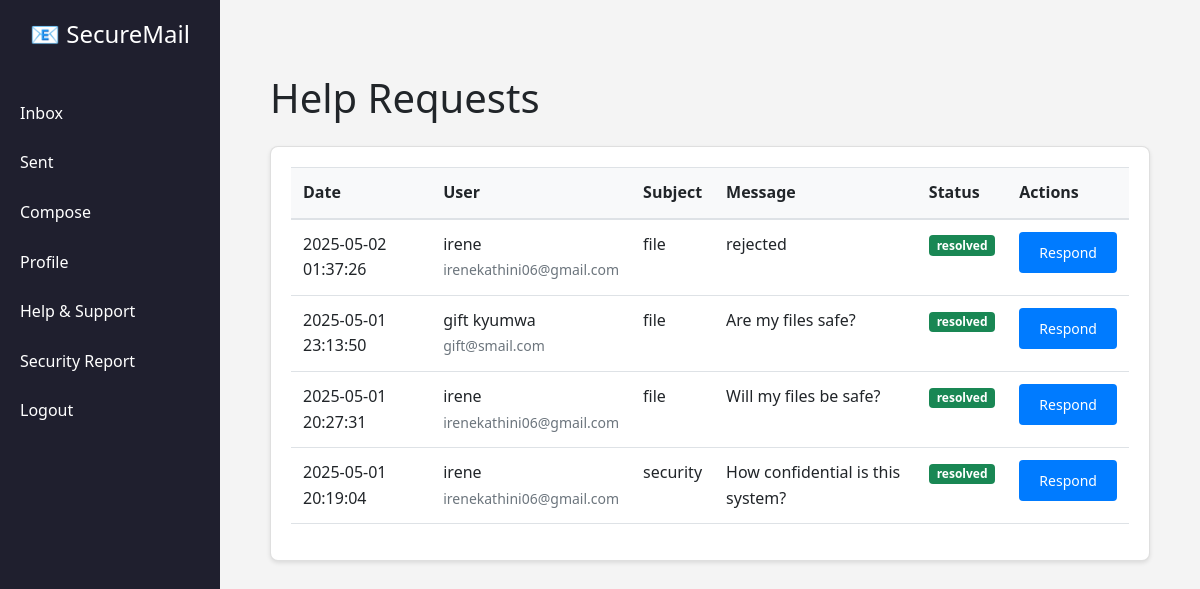
The page /admin/help_requests (signed in) on the database its author committed.
### tables this page shows
CREATE TABLE help_requests (
                id INTEGER PRIMARY KEY AUTOINCREMENT,
                user_id INTEGER NOT NULL,
                subject TEXT NOT NULL,
                message TEXT NOT NULL,
                status TEXT DEFAULT 'pending',
                admin_response TEXT,
                created_at DATETIME DEFAULT CURRENT_TIMESTAMP,
                updated_at DATETIME DEFAULT CURRENT_TIMESTAMP,
                FOREIGN KEY (user_id) REFERENCES users(id)
            );

CREATE TABLE users (
                id INTEGER PRIMARY KEY AUTOINCREMENT,
                fullname TEXT NOT NULL,
                email TEXT NOT NULL UNIQUE,
                password TEXT NOT NULL,
                is_admin BOOLEAN DEFAULT FALSE,
                is_approved BOOLEAN DEFAULT FALSE,
                profile_picture TEXT,
                bio TEXT,
                created_at DATETIME DEFAULT CURRENT_TIMESTAMP,
                last_updated DATETIME DEFAULT CURRENT_TIMESTAMP
            );

### app.py (the view)
@app.route('/admin/help_requests')
@admin_required
def admin_help_requests():
    try:
        conn = sqlite3.connect(DB_NAME)
        conn.row_factory = sqlite3.Row
        c = conn.cursor()
        c.execute('''
            SELECT hr.*, u.fullname, u.email
            FROM help_requests hr
            JOIN users u ON hr.user_id = u.id
            ORDER BY hr.created_at DESC
        ''')
        help_requests = c.fetchall()
        conn.close()
        return render_template('admin/help_requests.html', help_requests=help_requests)
    except Exception as e:
        print("Admin help requests error:", str(e))
        return render_template('admin/help_requests.html', help_requests=[])

### app.py (called while the page is built)
@login_manager.user_loader
def load_user(user_id):
    return User.get(int(user_id))

def admin_required(f):
    @wraps(f)
    def decorated_function(*args, **kwargs):
        print(f"Admin required decorator called for {f.__name__}")
        print(f"Current user: {current_user}")
        print(f"Current user is authenticated: {current_user.is_authenticated}")
        if not current_user.is_authenticated:
            print("User not authenticated, redirecting to login")
            return redirect(url_for('login_page'))
        if not getattr(current_user, 'is_admin', False):
            print("User not authorized as admin, redirecting to login")
            return redirect(url_for('login_page'))
        return f(*args, **kwargs)
    return decorated_function

### your_user_model.py (called while the page is built)
    @staticmethod
    def get(user_id):
        conn = sqlite3.connect('users.db')
        cursor = conn.cursor()
        cursor.execute('SELECT id, email, fullname, is_admin FROM users WHERE id = ?', (user_id,))
        user_data = cursor.fetchone()
        conn.close()
        if user_data:
            user = User()
            user.id = user_data[0]
            user.email = user_data[1]
            user.fullname = user_data[2]
            user.is_admin = bool(user_data[3])
            user._authenticated = True
            return user
        return None

### templates/admin/help_requests.html (shortened to what this page needs)
{% extends "base.html" %}
{% block content %}
<div class="container mt-4">
    <h1 class="mb-4">Help Requests</h1>
    <div class="card">
        <div class="card-body">
            {% if help_requests %}
                <div class="table-responsive">
                    <table class="table">
                        <thead>
                            <tr>
                                <th>Date</th>
                                <th>User</th>
                                <th>Subject</th>
                                <th>Message</th>
                                <th>Status</th>
                                <th>Actions</th>
                            </tr>
                        </thead>
                        <tbody>
                            {% for request in help_requests %}
                                <tr>
                                    <td>{{ request.created_at }}</td>
                                    <td>
                                        {{ request.fullname }}<br>
                                        <small class="text-muted">{{ request.email }}</small>
                                    </td>
                                    <td>{{ request.subject }}</td>
                                    <td>{{ request.message }}</td>
                                    <td>
                                        <span class="badge {% if request.status == 'pending' %}bg-warning{% elif request.status == 'resolved' %}bg-success{% else %}bg-info{% endif %}">
                                            {{ request.status }}
                                        </span>
                                    </td>
                                    <td>
                                        <button class="btn btn-sm btn-primary respond-request"
                                                data-id="{{ request.id }}"
                                                data-subject="{{ request.subject }}"
                                                data-message="{{ request.message }}"
                                                data-response="{{ request.admin_response or '' }}"
                                                data-status="{{ request.status }}">
                                            Respond
                                        </button>
                                    </td>
                                </tr>
                            {% endfor %}
                        </tbody>
                    </table>
                </div>
            {% else %}
                <p class="text-muted">No help requests available.</p>
            {% endif %}
        </div>
    </div>
</div>
{% endblock %}

### static/css/style.css (style rules this page uses)
* { box-sizing: border-box; margin: 0; padding: 0; }
body { font-family: 'Segoe UI', sans-serif; line-height: 1.6; background-color: #f4f4f4; min-height: 100vh; }
.container { max-width: 1200px; margin: 0 auto; padding: 20px; }
.btn { display: inline-block; padding: 10px 20px; background-color: #007bff; color: #fff; border: none; border-radius: 4px; cursor: pointer; text-decoration: none; }
.card { background: #fff; border-radius: 8px; box-shadow: 0 2px 4px rgba(0, 0, 0, 0.1); margin-bottom: 20px; }
.card-body { padding: 20px; }
.table { width: 100%; margin-bottom: 1rem; background-color: transparent; }
.table th, .table td { padding: 12px; vertical-align: top; border-top: 1px solid #dee2e6; }
.table thead th { vertical-align: bottom; border-bottom: 2px solid #dee2e6; background-color: #f8f9fa; }
.badge { display: inline-block; padding: 0.35em 0.65em; font-size: 0.75em; font-weight: 700; line-height: 1; text-align: center; white-space: nowrap; vertical-align: baseline; border-radius: 0.25rem; }
.bg-success { background-color: #28a745; color: #fff; }

### rows shown on the page
help_requests: created_at "2025-05-02 01:37:26", fullname "irene", email "irenekathini06@gmail.com", subject "file", message "rejected", status "resolved"
help_requests: created_at "2025-05-01 23:13:50", fullname "gift kyumwa", email "gift@smail.com", subject "file", message "Are my files safe?", status "resolved"
help_requests: created_at "2025-05-01 20:27:31", fullname "irene", email "irenekathini06@gmail.com", subject "file", message "Will my files be safe?", status "resolved"
help_requests: created_at "2025-05-01 20:19:04", fullname "irene", email "irenekathini06@gmail.com", subject "security", message "How confidential is this system?", status "resolved"
